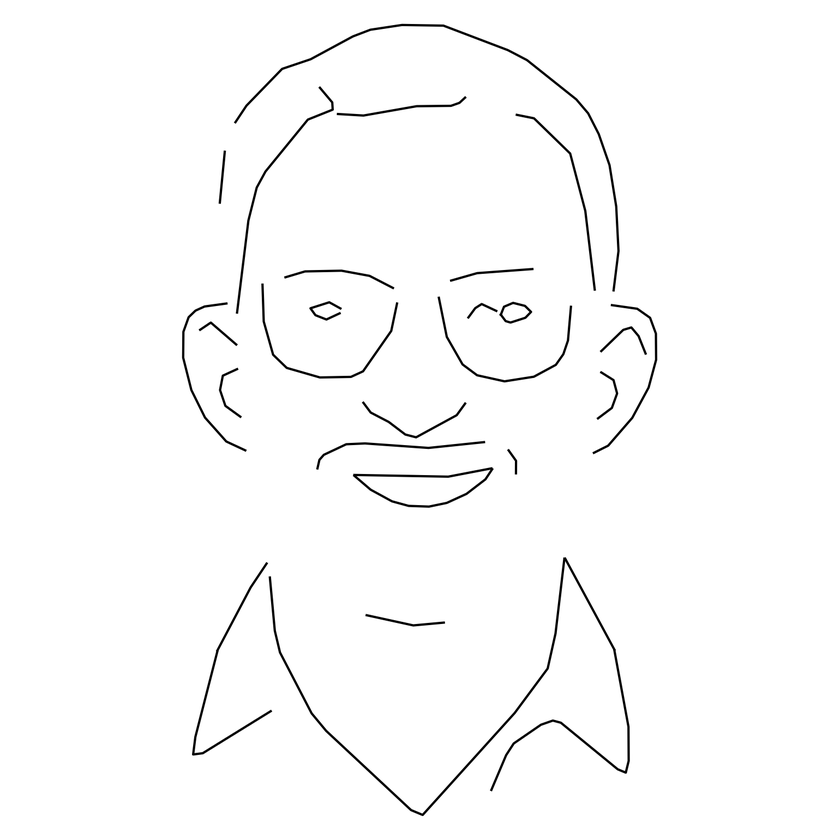
#> input picture cv-tuning/stroke-pngs/adrian__simple.png, 840 x 840 px, shrunk from 1540 x 1540 before the run; its folder holds 4 pictures in this run
$ python build_comparison_grid.py
#> lines starting #> are read from the running program, lines starting #| are printed output that depends on the picture
"""Build per-person comparison grids of every stroke PNG.

For each input portrait (identified by the filename stem before the first
``__`` separator), collects every stroke PNG that was generated from that
person -- across all prompts and parameter trial suffixes -- and lays them
out on a single grid for direct visual comparison.

Filename convention (from cv-tuning/main.py):
    <stem>__<prompt><suffix>.png

Examples:
    william__simpsons.png        -> stem=william, trial=simpsons
    william__simpsons_spur8.png  -> stem=william, trial=simpsons_spur8
    william__simple.png          -> stem=william, trial=simple

Output:
    cv-tuning/stroke-comparisons/<stem>__grid.png

Usage:
    python build_comparison_grid.py
    python build_comparison_grid.py --filter-prompt simpsons
    python build_comparison_grid.py --stems khatib william --cols 3
"""

from __future__ import annotations

import argparse
import math
import sys
from pathlib import Path
from typing import Dict, List, Optional, Tuple

import matplotlib.image as mpimg
import matplotlib.pyplot as plt
import numpy as np


SCRIPT_DIR = Path(__file__).resolve().parent
STROKES_DIR = SCRIPT_DIR / "stroke-pngs"
OUT_DIR = SCRIPT_DIR / "stroke-comparisons"
SEP = "__"


def parse_filename(name: str) -> Optional[Tuple[str, str]]:
    """Return ``(stem, trial_label)`` or ``None`` if the filename is off-convention."""
    if not name.lower().endswith(".png"):
        return None
    base = name[:-4]
    if SEP not in base:
        return None
    stem, trial = base.split(SEP, 1)
    if not stem or not trial:
        return None
    return stem, trial


def collect_files(
    strokes_dir: Path,
    filter_prompt: Optional[str],
) -> Dict[str, List[Tuple[str, Path]]]:
    """Group stroke PNGs by stem. Returns ``{stem: [(trial_label, path), ...]}``."""
    groups: Dict[str, List[Tuple[str, Path]]] = {}
    for p in sorted(strokes_dir.iterdir()):
        if not p.is_file():
            continue
        parsed = parse_filename(p.name)
        if parsed is None:
            continue
        stem, trial = parsed
        if filter_prompt and not (
            trial == filter_prompt or trial.startswith(filter_prompt + "_")
        ):
            continue
        groups.setdefault(stem, []).append((trial, p))
    for trials in groups.values():
        trials.sort(key=lambda t: (len(t[0]), t[0]))  # baseline (shorter) first, sweeps after
    return groups


def build_grid(
    stem: str,
    trials: List[Tuple[str, Path]],
    out_path: Path,
    cols: Optional[int],
    cell_size: float,
    dpi: int,
) -> None:
#> called with stem = 'adrian', cell_size = 4, dpi = 150
    n = len(trials)
    if n == 0:
        return
    if cols is None:
        cols = max(1, math.ceil(math.sqrt(n)))
    rows = math.ceil(n / cols)

    fig, axes = plt.subplots(rows, cols, figsize=(cols * cell_size, rows * cell_size))
    axes_flat = np.atleast_1d(axes).flatten()

    for ax, (label, path) in zip(axes_flat, trials):
        img = mpimg.imread(str(path))
#> img is the input picture: shape (840, 840, 4) float32; mean R, G, B, A 0.984, 0.984, 0.984, 1
        ax.imshow(img)
        ax.set_title(label, fontsize=10)
        ax.set_xticks([])
        ax.set_yticks([])
        for spine in ax.spines.values():
            spine.set_visible(False)

    for ax in axes_flat[n:]:
        ax.set_visible(False)
#> this loop made 0 passes

    fig.suptitle(f"{stem}   ({n} trial{'s' if n != 1 else ''})", fontsize=14)
    fig.tight_layout(rect=[0, 0, 1, 0.97])

    out_path.parent.mkdir(parents=True, exist_ok=True)
    fig.savefig(out_path, dpi=dpi, bbox_inches="tight", facecolor="white")
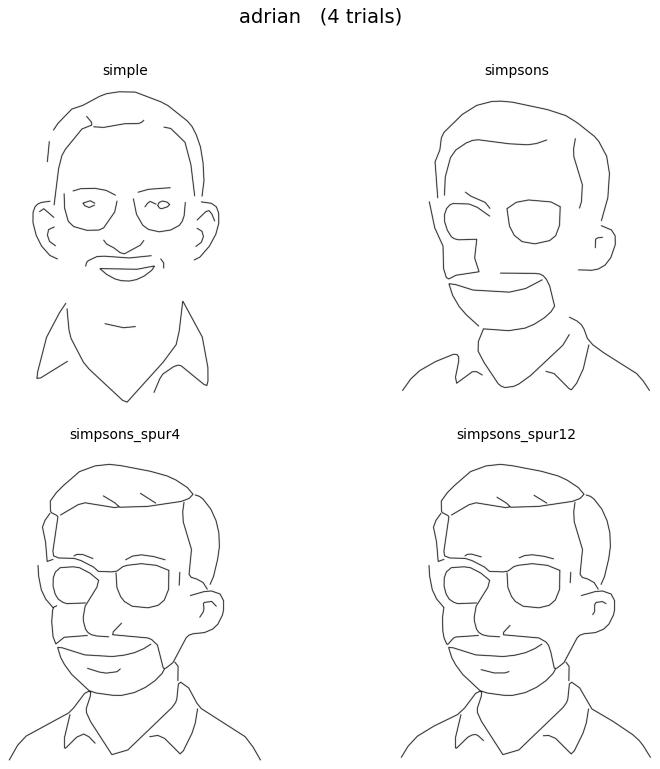
#> figure drawn by matplotlib, 4 panels
    plt.close(fig)


def main() -> int:
    parser = argparse.ArgumentParser(description=__doc__)
    parser.add_argument("--strokes-dir", default=str(STROKES_DIR),
                        help="Directory to read stroke PNGs from.")
    parser.add_argument("--out-dir", default=str(OUT_DIR),
                        help="Where to write grid PNGs.")
    parser.add_argument("--stems", nargs="+",
                        help="Only build grids for these stems (e.g. --stems khatib william).")
    parser.add_argument("--filter-prompt",
                        help="Only include trials whose label starts with this prompt name "
                             "(e.g. 'simpsons' matches 'simpsons' and 'simpsons_spur8').")
    parser.add_argument("--cols", type=int,
                        help="Override grid column count (default: ceil(sqrt(n))).")
    parser.add_argument("--cell-size", type=float, default=4.0,
                        help="Per-cell size in inches (default: 4).")
    parser.add_argument("--dpi", type=int, default=150)
    args = parser.parse_args()

    strokes_dir = Path(args.strokes_dir).resolve()
    out_dir = Path(args.out_dir).resolve()

    if not strokes_dir.exists():
        print(f"No stroke-pngs directory found at {strokes_dir}")
        return 1

    groups = collect_files(strokes_dir, args.filter_prompt)
    if args.stems:
        wanted = set(args.stems)
        groups = {k: v for k, v in groups.items() if k in wanted}

    if not groups:
        print("No matching stroke PNGs found.")
        return 0

    print(f"Building grids for {len(groups)} stem(s) -> {out_dir}")
    for stem, trials in sorted(groups.items()):
        suffix = f"__{args.filter_prompt}_grid" if args.filter_prompt else "__grid"
        out_path = out_dir / f"{stem}{suffix}.png"
        print(f"  {stem}: {len(trials)} trial(s) -> {out_path.name}")
        build_grid(stem, trials, out_path, args.cols, args.cell_size, args.dpi)

    return 0


if __name__ == "__main__":
    sys.exit(main())
#> (the program exits here)
